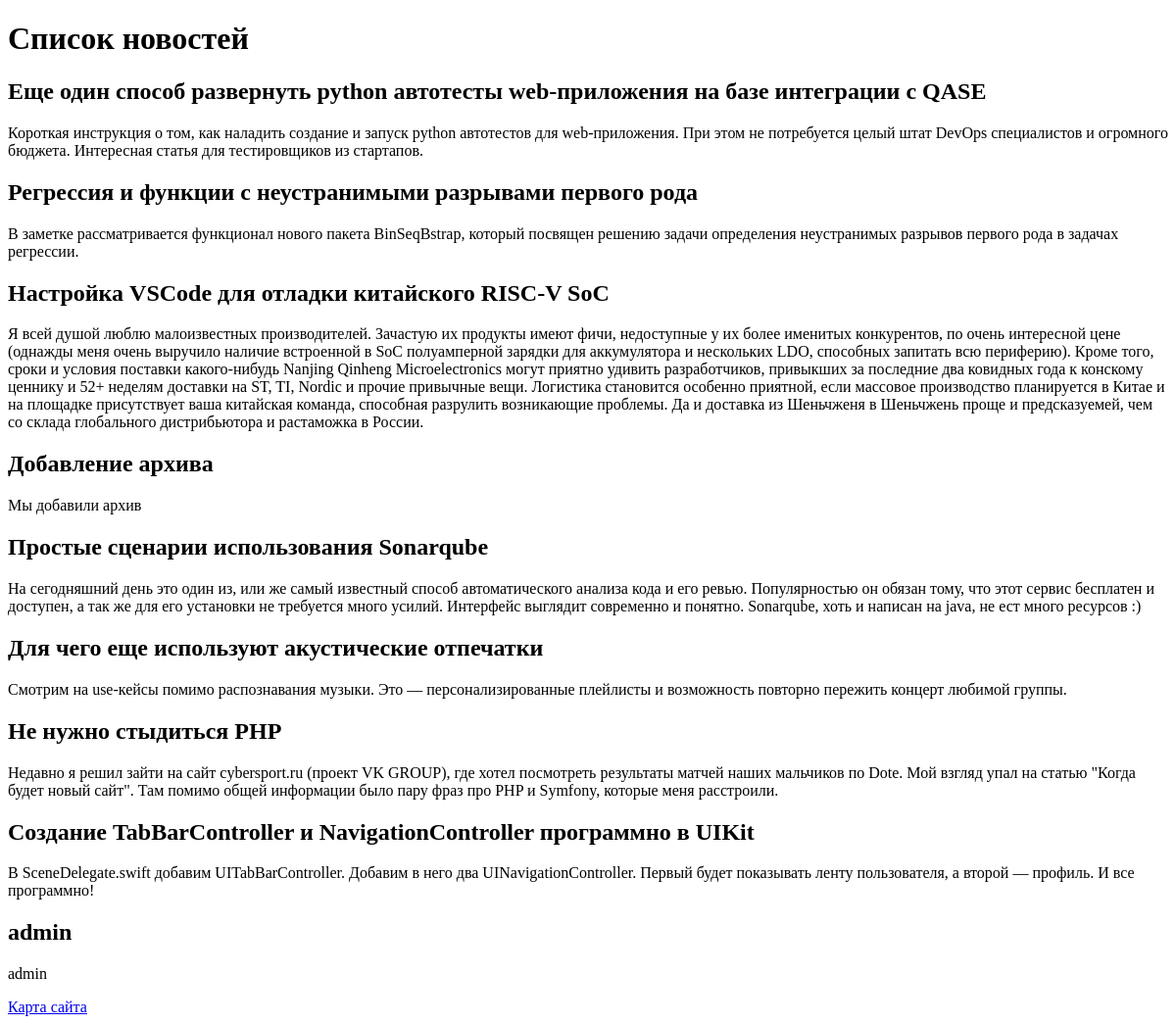
Before: / with the older database file.
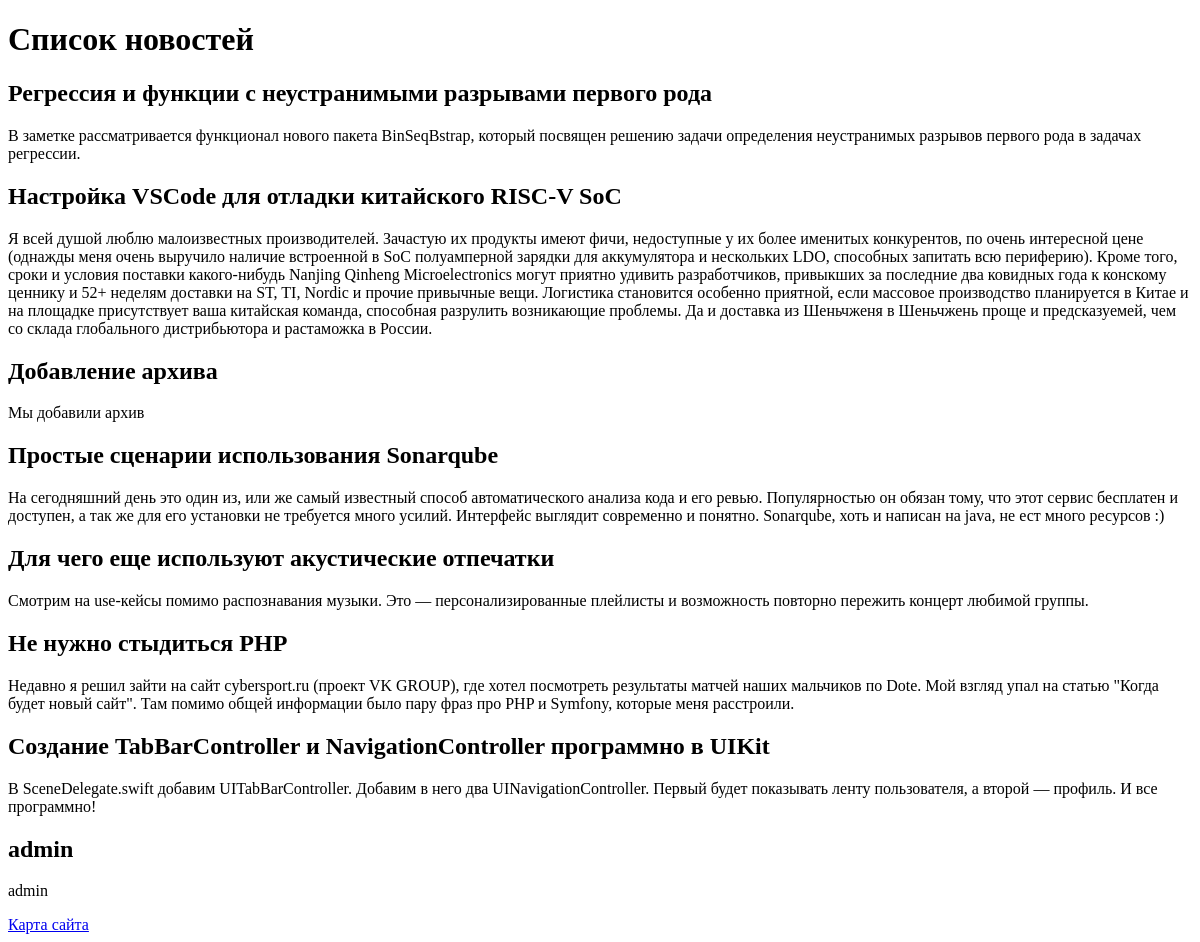
After: the same page with the newer database file.
### news/models.py (models this page shows)
class MyModel(models.Model):
    caption = models.CharField(max_length=100,verbose_name="Заголовок")
    text = models.TextField()
    created_at = models.DateTimeField(auto_now_add=True, verbose_name="Дата создания")
    updated_at = models.DateTimeField(auto_now=True, verbose_name="Обновленно")
    photo = models.ImageField(upload_to="media/%Y/%m/%d", blank=True)
    is_published = models.BooleanField(default=True, verbose_name="Опубликовано")
    def __str__(self):
        return self.caption
    class Meta:
        verbose_name = "Новость"
        verbose_name_plural = "Новости"
        ordering = ['id']

### news/views.py (the view)
# urls.py: path('', test),
def test(request):
    print(request)
    news = MyModel.objects.filter(is_published=True)
    context = {
        "news": news,
        "title": "Список новостей"
    }
    return render(request, "news/test.html", context)

### news/templates/news/test.html (shortened to what this page needs)
<!DOCTYPE html>
<html lang="en">
<head>
</head>
<body>
<h1>{{title}}</h1>
{%for i in news%}
<h2>{{i}}</h2>
<p>{{i.text}}</p>
{%endfor%}
<a href="/sitemap">Карта сайта</a>
</body>
</html>

Changed rows visible on the page:
no longer on this page (row edited): MyModel: caption "Еще один способ развернуть python автотесты web-приложения на базе интеграции с QASE", text "Короткая инструкция о том, как наладить создание и запуск python автотестов для web-приложения. При этом не потребуется целый штат DevOps специалистов и огромного бюджета. Интересная статья для тестировщиков из стартапов."
